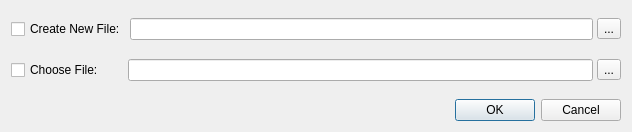
<?xml version="1.0" encoding="UTF-8"?>
<ui version="4.0">
 <class>FetchConfigFilePathWidget</class>
 <widget class="QWidget" name="FetchConfigFilePathWidget">
  <property name="geometry">
   <rect>
    <x>0</x>
    <y>0</y>
    <width>632</width>
    <height>132</height>
   </rect>
  </property>
  <property name="windowTitle">
   <string>Form</string>
  </property>
  <layout class="QVBoxLayout" name="verticalLayout">
   <item>
    <widget class="QWidget" name="widget" native="true">
     <layout class="QVBoxLayout" name="verticalLayout_2">
      <property name="spacing">
       <number>0</number>
      </property>
      <property name="leftMargin">
       <number>0</number>
      </property>
      <property name="topMargin">
       <number>0</number>
      </property>
      <property name="rightMargin">
       <number>0</number>
      </property>
      <property name="bottomMargin">
       <number>0</number>
      </property>
      <item>
       <widget class="QWidget" name="newFileWidget" native="true">
        <layout class="QHBoxLayout" name="horizontalLayout">
         <property name="spacing">
          <number>4</number>
         </property>
         <property name="leftMargin">
          <number>0</number>
         </property>
         <property name="topMargin">
          <number>0</number>
         </property>
         <property name="rightMargin">
          <number>0</number>
         </property>
         <property name="bottomMargin">
          <number>5</number>
         </property>
         <item>
          <widget class="QCheckBox" name="newFileCheckBox">
           <property name="text">
            <string>Create New File:</string>
           </property>
          </widget>
         </item>
         <item>
          <widget class="QLineEdit" name="newFileLineEdit">
           <property name="readOnly">
            <bool>true</bool>
           </property>
          </widget>
         </item>
         <item>
          <widget class="QToolButton" name="newFileToolButton">
           <property name="text">
            <string>...</string>
           </property>
          </widget>
         </item>
        </layout>
       </widget>
      </item>
      <item>
       <widget class="QWidget" name="chooseFileWidget" native="true">
        <layout class="QHBoxLayout" name="horizontalLayout_2">
         <property name="spacing">
          <number>4</number>
         </property>
         <property name="leftMargin">
          <number>0</number>
         </property>
         <property name="topMargin">
          <number>0</number>
         </property>
         <property name="rightMargin">
          <number>0</number>
         </property>
         <property name="bottomMargin">
          <number>5</number>
         </property>
         <item>
          <widget class="QCheckBox" name="chooseFileCheckBox">
           <property name="text">
            <string>Choose File:      </string>
           </property>
          </widget>
         </item>
         <item>
          <widget class="QLineEdit" name="chooseFileLineEdit">
           <property name="readOnly">
            <bool>true</bool>
           </property>
          </widget>
         </item>
         <item>
          <widget class="QToolButton" name="chooseFileToolButton">
           <property name="text">
            <string>...</string>
           </property>
          </widget>
         </item>
        </layout>
       </widget>
      </item>
     </layout>
    </widget>
   </item>
   <item>
    <widget class="QDialogButtonBox" name="buttonBox">
     <property name="orientation">
      <enum>Qt::Horizontal</enum>
     </property>
     <property name="standardButtons">
      <set>QDialogButtonBox::Cancel|QDialogButtonBox::Ok</set>
     </property>
    </widget>
   </item>
  </layout>
 </widget>
 <resources/>
 <connections/>
</ui>
